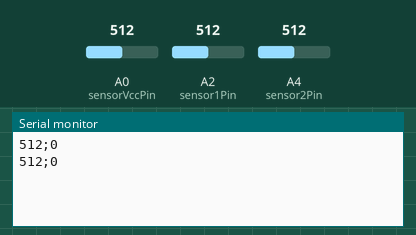
This sketch was run on a simulated Arduino Uno, built with avr-gcc and run on an emulated ATmega328P. Shown: the last lines printed to the serial monitor. The inputs (shaded band) are chosen by the test bench; at power-on: A2 (sensor1Pin) = 512, A4 (sensor2Pin) = 512, A0 (sensorVccPin) = 512.

Above: at 1.8 s.
1.9 s: A2 (sensor1Pin) set to 716
At 2.8 s:
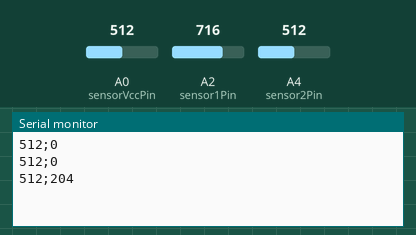
3.4 s: A4 (sensor2Pin) set to 716
At 4.4 s:
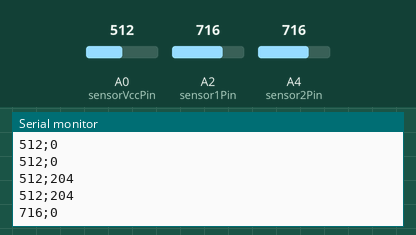
4.9 s: A2 (sensor1Pin) set to 900
At 5.8 s:
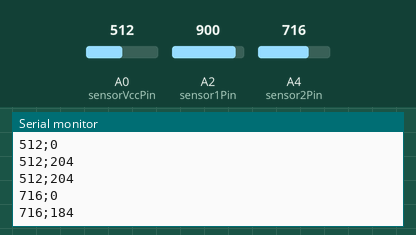
6.4 s: A4 (sensor2Pin) set to 900
At 7.8 s:
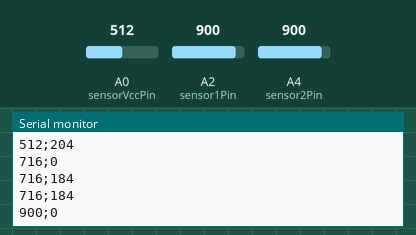
Timing chart, 0 to 8.9 s (numbered marks = the images above; inputs shaded):
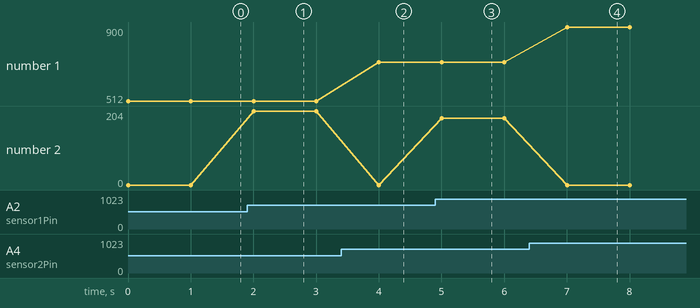

The sketch:

Planck_arduinoF.ino
```cpp
/*
El Atmega328 AVR 8 bits es un circuito integrado de alto rendimiento que está basado un microcontrolador
RISC,combinando 32 KB (ISP) flash una memoria con la capacidad de leer-mientras-escribe.El arudino alimentará el circuito y medirá datos

*/
int Vcc = 0; //
int Vr = 0; //tensión de la resistencia entre los terminales del diodo
int Vd=0; //tensión en el diodo
int Vaux=0; //varialbe auxiliar Vr+Vd
int sensorVccPin = A0;      //Pin de lectuura del potencial electrico de alimentación Vcc
int sensor1Pin = A2;       //Pin de lectura de Vr+Vd
int sensor2Pin = A4;       //Pin de lectura de Vr

// La linea de codigo siguiente hará un enlace de comunicación en serie  que controlará el orden en el que se leen los valores de tensión y se alimenta el monitor. Luego
// permitirá presentar y recolectar los datos de medida de la tensión en la resistencia y el diodo
void setup(){
// define el pin 9 como salida;
//pinmode(led, OUTPUT);
Serial.begin(9600);
}

// el bucle se ejecuta en secuencia continuamente a lo largo del tiempo
void loop(){
Vcc = analogRead(sensorVccPin); //programa al sensor para que efectue una lectura analogica de la tensión de alimentación
Vaux = analogRead(sensor1Pin); //programa al sensor para que  mida un potencial encima del diodo
Vr = analogRead(sensor2Pin); //programa al sensor que mida Vr la tensión encima del resistor

Vd = Vaux -Vr; // Esa diferencia entre Vaux y Vr nos otorgorá la tensión medida entre los dos polos del diodo


//imprime el resultado en el monitor de serie:
Serial.print(Vr);
Serial.print(";");
Serial.println(Vd);

//Delay de 1000 milisegundos (1 seg ) para evitar el efecto de atenuación:
delay(1000);
}
```

Measured:
- after the input at 1.9 s, the serial monitor: prints a new line after 0.10 s (image 1)
- after the input at 3.4 s, the serial monitor: prints a new line after 0.60 s (image 2)
- after the input at 4.9 s, the serial monitor: prints a new line after 0.10 s (image 3)
- after the input at 6.4 s, the serial monitor: prints a new line after 0.61 s (image 4)
- plotted number 1: 512 → 716 after the input at 3.4 s, 716 → 900 after the input at 6.4 s
- plotted number 2: 0 → 204 after the input at 1.9 s, 0 → 184 after the input at 4.9 s
